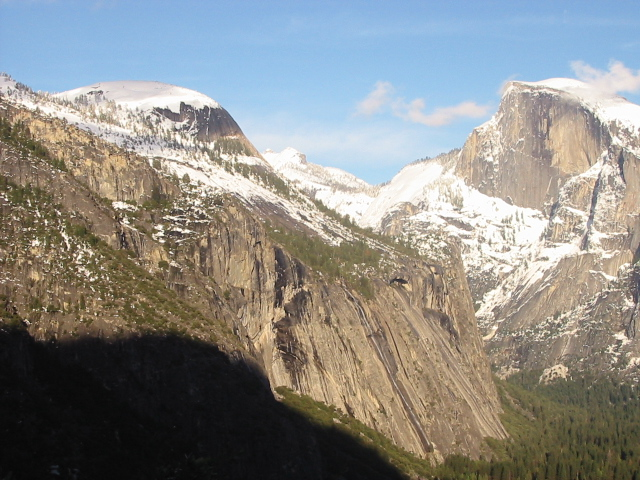
//> input picture hw7/code/input1.jpg, 640 x 480 px
$ ./stitching_SIFT_case1   (built with g++ and OpenCV 4, older OpenCV classes emulated)
//> lines starting //> are read from the running program, lines starting //| are printed output that depends on the picture
### hw7/code/stitching.cpp
// stitching.cpp : Defines the entry point for the console application.
//

#include <opencv2/opencv.hpp>
#include <iostream>

using namespace cv;

template <typename T>
Mat cal_affine(vector<double>& ptl_x, vector<double>& ptl_y, vector<double>& ptr_x, vector<double>& ptr_y, int number_of_points);
void implement_stitching(Mat& input1, Mat& input2, vector<double>& ptl_x, vector<double>& ptl_y, vector<double>& ptr_x, vector<double>& ptr_y);
void blend_stitching(const Mat I1, const Mat I2, Mat& I_f, int diff_x, int diff_y, float alpha);

void implement_stitching(Mat& input1, Mat& input2, vector<double>& ptl_x, vector<double>& ptl_y, vector<double>& ptr_x, vector<double>& ptr_y) {
	Mat I1, I2;

	// Read each image
	I1 = input1;
	I2 = input2;

	I1.convertTo(I1, CV_32FC3, 1.0 / 255);
	I2.convertTo(I2, CV_32FC3, 1.0 / 255);


	// height(row), width(col) of each image
	const float I1_row = I1.rows;
	const float I1_col = I1.cols;
	const float I2_row = I2.rows;
	const float I2_col = I2.cols;

	int num_points = ptl_y.size();

	// calculate affine Matrix A12, A21
	Mat A12 = cal_affine<float>(ptl_x, ptl_y, ptr_x, ptr_y, num_points);
	Mat A21 = cal_affine<float>(ptr_x, ptr_y, ptl_x, ptl_y, num_points);

	// compute corners (p1, p2, p3, p4)
	// p1: (0,0)
	// p2: (row, 0)
	// p3: (row, col)
	// p4: (0, col)
	Point2f p1(A21.at<float>(0) * 0 + A21.at<float>(1) * 0 + A21.at<float>(2),
		A21.at<float>(3) * 0 + A21.at<float>(4) * 0 + A21.at<float>(5));

	Point2f p2(A21.at<float>(0) * 0 + A21.at<float>(1) * I2_row + A21.at<float>(2),
		A21.at<float>(3) * 0 + A21.at<float>(4) * I2_row + A21.at<float>(5));

	Point2f p3(A21.at<float>(0) * I2_col + A21.at<float>(1) * I2_row + A21.at<float>(2),
		A21.at<float>(3) * I2_col + A21.at<float>(4) * I2_row + A21.at<float>(5));

	Point2f p4(A21.at<float>(0) * I2_col + A21.at<float>(1) * 0 + A21.at<float>(2),
		A21.at<float>(3) * I2_col + A21.at<float>(4) * 0 + A21.at<float>(5));

	// compute boundary for merged image(I_f)
	// bound_u <= 0
	// bound_b >= I1_row-1
	// bound_l <= 0
	// bound_b >= I1_col-1
	int bound_u = (int)round(min(0.0f, min(p1.y, p4.y)));
	int bound_b = (int)round(max(I1_row - 1, max(p2.y, p3.y)));
	int bound_l = (int)round(min(0.0f, min(p1.x, p2.x)));
	int bound_r = (int)round(max(I1_col - 1, max(p3.x, p4.x)));

	// initialize merged image
	Mat I_f(bound_b - bound_u + 1, bound_r - bound_l + 1, CV_32FC3, Scalar(0));

	// inverse warping with bilinear interplolation
	for (int i = bound_u; i <= bound_b; i++) {
		for (int j = bound_l; j <= bound_r; j++) {
			float x = A12.at<float>(0) * j + A12.at<float>(1) * i + A12.at<float>(2) - bound_l;
			float y = A12.at<float>(3) * j + A12.at<float>(4) * i + A12.at<float>(5) - bound_u;

			float y1 = floor(y);
			float y2 = ceil(y);
			float x1 = floor(x);
			float x2 = ceil(x);

			float mu = y - y1;
			float lambda = x - x1;

			if (x1 >= 0 && x2 < I2_col && y1 >= 0 && y2 < I2_row)
				I_f.at<Vec3f>(i - bound_u, j - bound_l) = lambda * (mu * I2.at<Vec3f>(y2, x2) + (1 - mu) * I2.at<Vec3f>(y1, x2)) +
				(1 - lambda) * (mu * I2.at<Vec3f>(y2, x1) + (1 - mu) * I2.at<Vec3f>(y1, x1));
		}
	}

	// image stitching with blend
	blend_stitching(I1, I2, I_f, bound_l, bound_u, 0.5);

	namedWindow("Left Image");
	imshow("Left Image", I1);

	namedWindow("Right Image");
	imshow("Right Image", I2);

	namedWindow("result");
	imshow("result", I_f);

	I_f.convertTo(I_f, CV_8UC3, 255.0);
	imwrite("result.png", I_f);

	waitKey(0);
}

template <typename T>
Mat cal_affine(vector<double>& ptl_x, vector<double>& ptl_y, vector<double>& ptr_x, vector<double>& ptr_y, int number_of_points) {

	Mat M(2 * number_of_points, 6, CV_32F, Scalar(0));
	Mat b(2 * number_of_points, 1, CV_32F);

	Mat M_trans, temp, affineM;

	// initialize matrix
	for (int i = 0; i < number_of_points; i++) {
		M.at<T>(2 * i, 0) = ptl_x[i];
		M.at<T>(2 * i, 1) = ptl_y[i];
		M.at<T>(2 * i, 2) = 1;
		M.at<T>(2 * i + 1, 3) = ptl_x[i];
		M.at<T>(2 * i + 1, 4) = ptl_y[i];
		M.at<T>(2 * i + 1, 5) = 1;
		b.at<T>(2 * i) = ptr_x[i];
		b.at<T>(2 * i + 1) = ptr_y[i];
	}

	/*
	// (M^T * M)^(−1) * M^T * b ( * : Matrix multiplication)
	transpose(M, M_trans);
	invert(M_trans * M, temp);
	affineM = temp * M_trans * b;
	affineM = affineM.reshape(1, 2);
	*/
	// values of M_trans
	M_trans = M.t();

	//compute to get the values of affineM
	temp = (M_trans * M).inv() * M_trans * b;
	affineM = temp.reshape(1, 2);

	return affineM;
}

void blend_stitching(const Mat I1, const Mat I2, Mat& I_f, int bound_l, int bound_u, float alpha) {

	int col = I_f.cols;
	int row = I_f.rows;

	// I2 is already in I_f by inverse warping
	for (int i = 0; i < I1.rows; i++) {
		for (int j = 0; j < I1.cols; j++) {
			bool cond_I2 = I_f.at<Vec3f>(i - bound_u, j - bound_l) != Vec3f(0, 0, 0) ? true : false;

			if (cond_I2)
				I_f.at<Vec3f>(i - bound_u, j - bound_l) = alpha * I1.at<Vec3f>(i, j) + (1 - alpha) * I_f.at<Vec3f>(i - bound_u, j - bound_l);
			else
				I_f.at<Vec3f>(i - bound_u, j - bound_l) = I1.at<Vec3f>(i, j);

		}
	}
}

### hw7/code/SIFT.cpp
#include <opencv2/opencv.hpp>
#include <opencv2/nonfree/nonfree.hpp>
#include <iostream>
#include <vector>
#include <cmath>
#include <stdio.h>
#include <stdlib.h>

#define RATIO_THR 0.4

using namespace std;
using namespace cv;

typedef struct value {
	int neighbor = -1;
	int neighbor_2nd = -1;
}values;

double euclidDistance(Mat& vec1, Mat& vec2);
values nearestNeighbor(Mat& vec, vector<KeyPoint>& keypoints, Mat& descriptors);
void findPairs(vector<KeyPoint>& keypoints1, Mat& descriptors1,
	vector<KeyPoint>& keypoints2, Mat& descriptors2,
	vector<Point2f>& srcPoints, vector<Point2f>& dstPoints, bool crossCheck, bool ratio_threshold);

typedef struct matched_points{

	vector<Point2f> srcPoints;
	vector<Point2f> dstPoints;

}matched_points;


matched_points SIFT_mine(Mat& I1, Mat& I2, bool standard=true){

	Mat input1 = I1;
	Mat input2 = I2;
	Mat input1_gray, input2_gray;

	if (!input1.data || !input2.data)
	{
		std::cout << "Could not open" << std::endl;
		exit(1);
	}

	//resize(input1, input1, Size(input1.cols / 2, input1.rows / 2));
	//resize(input2, input2, Size(input2.cols / 2, input2.rows / 2));

	cvtColor(input1, input1_gray, CV_BGR2GRAY);
	cvtColor(input2, input2_gray, CV_BGR2GRAY);

	FeatureDetector* detector = new SiftFeatureDetector(
		0,		// nFeatures
		4,		// nOctaveLayers
		0.04,	// contrastThreshold
		10,		// edgeThreshold
		1.6		// sigma
	);

	DescriptorExtractor* extractor = new SiftDescriptorExtractor();

	// Create a image for displaying mathing keypoints
	Size size = input2.size();
	Size sz = Size(size.width + input1_gray.size().width, max(size.height, input1_gray.size().height));

	Mat matchingImage = Mat::zeros(sz, CV_8UC3);

	input1.copyTo(matchingImage(Rect(size.width, 0, input1_gray.size().width, input1_gray.size().height)));
	input2.copyTo(matchingImage(Rect(0, 0, size.width, size.height)));

	// Compute keypoints and descriptor from the source image in advance
	vector<KeyPoint> keypoints1;
	Mat descriptors1;

	detector->detect(input1_gray, keypoints1);
	extractor->compute(input1_gray, keypoints1, descriptors1);
	printf("input1 : %d keypoints are found.\n", (int)keypoints1.size());

	vector<KeyPoint> keypoints2;
	Mat descriptors2;

	// Detect keypoints
	detector->detect(input2_gray, keypoints2);
	extractor->compute(input2_gray, keypoints2, descriptors2);

	printf("input2 : %zd keypoints are found.\n", keypoints2.size());


	// Find nearest neighbor pairs
	matched_points pt;
	bool crossCheck = true;
	bool ratio_threshold = true;
	if (standard == true){
		findPairs(keypoints1, descriptors1, keypoints2, descriptors2, pt.srcPoints, pt.dstPoints, crossCheck, ratio_threshold);
	}
	else {
		findPairs(keypoints2, descriptors2, keypoints1, descriptors1, pt.srcPoints, pt.dstPoints, crossCheck, ratio_threshold);
	}

	printf("%zd keypoints are matched.\n", pt.srcPoints.size());

	return pt;
}

/**
* Calculate euclid distance
*/
double euclidDistance(Mat& vec1, Mat& vec2) {
	double sum = 0.0;
	int dim = vec1.cols;
	for (int i = 0; i < dim; i++) {
		sum += (vec1.at<float>(0, i) - vec2.at<float>(0, i)) * (vec1.at<float>(0, i) - vec2.at<float>(0, i));
	}

	return sqrt(sum);
}

/**
* Find the index of nearest neighbor point from keypoints.
*/
values nearestNeighbor(Mat& vec, vector<KeyPoint>& keypoints, Mat& descriptors) {
	values p;
	p.neighbor = -1;
	p.neighbor_2nd = -1;
	double minDist = 1e6;
	double min_dist1;
	double min_dist2;

	for (int i = 0; i < descriptors.rows; i++) {
		Mat v = descriptors.row(i);		// each row of descriptor

		min_dist1 = euclidDistance(vec, v);
		if (min_dist1 <= minDist) {
			min_dist2 = minDist;
			minDist = min_dist1;

			p.neighbor_2nd = p.neighbor;
			p.neighbor = i;
		}
	}
	return p;
}

/**
* Find pairs of points with the smallest distace between them
*/
void findPairs(vector<KeyPoint>& keypoints1, Mat& descriptors1,
	vector<KeyPoint>& keypoints2, Mat& descriptors2,
	vector<Point2f>& srcPoints, vector<Point2f>& dstPoints, bool crossCheck, bool ratio_threshold) {
	for (int i = 0; i < descriptors1.rows; i++) {
		KeyPoint pt1 = keypoints1[i];
		Mat desc1 = descriptors1.row(i);
		values neigh;
		if (i % 100 == 0)std::cout << i << " / " << descriptors1.rows << " finished...\n";
		neigh = nearestNeighbor(desc1, keypoints2, descriptors2);
		int nn = neigh.neighbor;

		// Refine matching points using ratio_based thresholding
		if (ratio_threshold) {
			if ( neigh.neighbor < 0 || neigh.neighbor_2nd < 0) continue;

			float Tr = 0.15;
			int nn_2nd = neigh.neighbor_2nd;

			Mat v1 = descriptors2.row(nn);
			Mat v2 = descriptors2.row(nn_2nd);
			if (euclidDistance(desc1, v1) / euclidDistance(desc1, v2) >= Tr) {	// if the ratio is high (when interval is low)
				continue;
			}
		}

		// Refine matching points using cross-checking
		if (crossCheck) {
			values neigh2;
			Mat desc2 = descriptors2.row(nn);
			int nn2 = nearestNeighbor(desc2, keypoints1, descriptors1).neighbor;
			if (i == nn2) {
				KeyPoint pt2 = keypoints2[nn];
				srcPoints.push_back(pt1.pt);
				dstPoints.push_back(pt2.pt);
			}
			continue;
		}

		KeyPoint pt2 = keypoints2[nn];
		srcPoints.push_back(pt1.pt);
		dstPoints.push_back(pt2.pt);
	}
}

### hw7/code/stitching+SIFT_case1.cpp
#include "SIFT.cpp"
#include "stitching.cpp"
#include <iostream>

int main() {
	// 이미지 불러들이기
	Mat input1 = imread("input1.jpg", CV_LOAD_IMAGE_COLOR);
//> input1 is the input picture: 480 rows x 640 cols, CV_8UC3; mean B, G, R 135.4, 139.3, 139.5
	Mat input2 = imread("input2.jpg", CV_LOAD_IMAGE_COLOR);
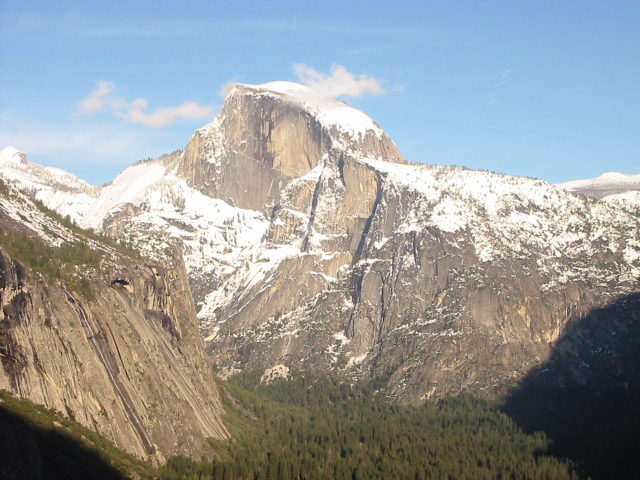
//> input picture hw7/code/input2.jpg, 640 x 480 px
//> input2 is the input picture: 480 rows x 640 cols, CV_8UC3; mean B, G, R 155.6, 155.5, 151.7
	Mat input1_gray, input2_gray;

	if (!input1.data || !input2.data)
	{
		std::cout << "Could not open" << std::endl;
		return -1;
	}

	//SIFT로 keypoint들 찾기 p.srcPoints와 p.dstPoints에 저장된다.
		// 이때, standard = true일 경우는 SIFT의 NN을 할 때, I1 -> I2를 한 것
		// standard = false: SIFT의 NN을 할 때, I2 -> I1을 한것
	bool standard =false;
	matched_points p = SIFT_mine(input1, input2, standard);
//> in SIFT_mine, `cvtColor(input1, input1_gray, CV_BGR2GRAY);`:
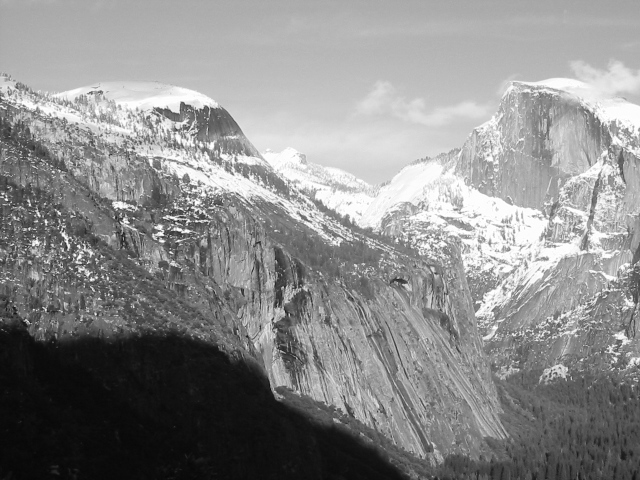
//> input1_gray: 480 rows x 640 cols, CV_8UC1; min 6, max 255, mean 138.9
//> in SIFT_mine, `cvtColor(input2, input2_gray, CV_BGR2GRAY);`:
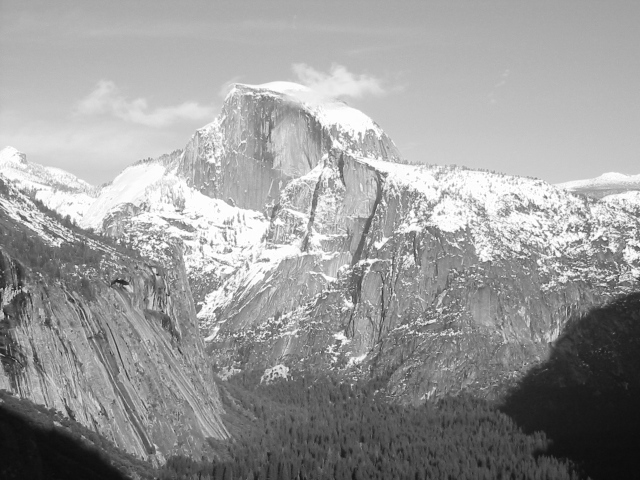
//> input2_gray: 480 rows x 640 cols, CV_8UC1; min 11, max 255, mean 154.4
//> in SIFT_mine, `input1.copyTo(matchingImage(Rect(size.width, 0, input1_gray.size().wid..`:
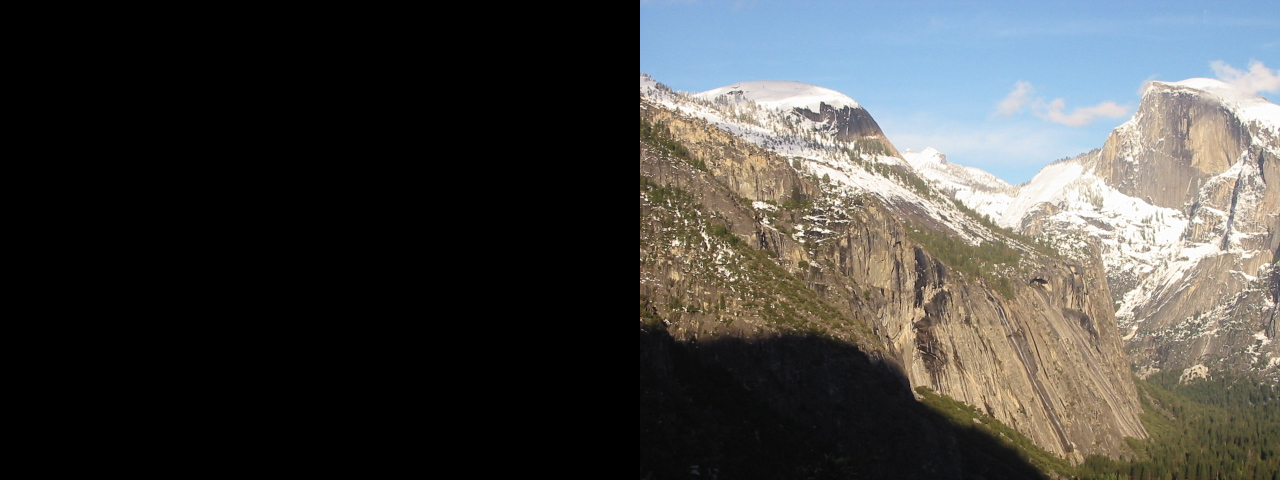
//> matchingImage: 480 rows x 1280 cols, CV_8UC3; mean B, G, R 67.7, 69.6, 69.8
//> in SIFT_mine, `input2.copyTo(matchingImage(Rect(0, 0, size.width, size.height)));`:
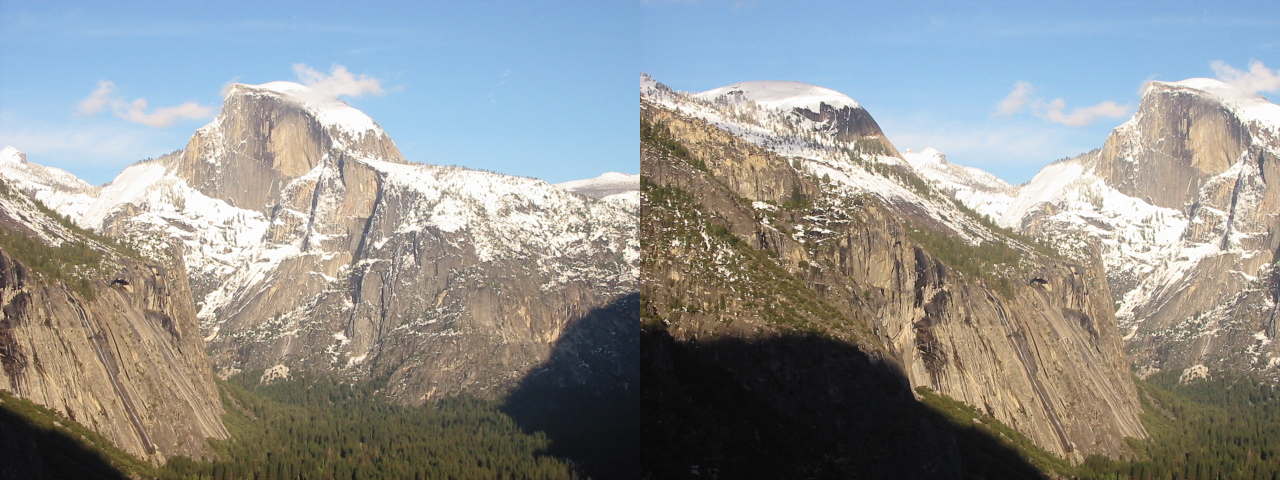
//> matchingImage: 480 rows x 1280 cols, CV_8UC3; mean B, G, R 145.5, 147.4, 145.6
//> in SIFT_mine, `detector->detect(input1_gray, keypoints1);`: keypoints1 = 2948 keypoints; strongest (x, y, size): (6, 199, 1.9), (78, 246, 2.1), (74, 255, 2), (46, 222, 2.3)
//| input1 : 2948 keypoints are found.
//> in SIFT_mine, `detector->detect(input2_gray, keypoints2);`: keypoints2 = 2790 keypoints; strongest (x, y, size): (604, 239, 2.3), (545, 197, 2.3), (573, 230, 1.9), (118, 241, 2.3)
//| input2 : 2790 keypoints are found.
//> the loop in findPairs, `for (int i = 0; i < descriptors1.rows; i++)` made 2790 passes
//> (pt1, nn, nn_2nd) on passes 1 to 6: (keypoint at (2.6, 351.1), size 3.3, 2095, 321), (keypoint at (2.6, 351.1), size 3.3, 2820, 2502), (keypoint at (3.1, 387.6), size 1.9, 1343, 1210), (keypoint at (3.5, 192.4), size 2.4, 1344, 323), (keypoint at (3.7, 390.2), size 2.3, 2096, 995), (keypoint at (4, 362.8), size 3.1, 1345, 1198)
//> after the loop in findPairs, `for (int i = 0; i < descriptors1.rows; i++)`: srcPoints = 248 Points (x, y), first 12: [7.91, 199], [8.44, 327.1], [14.43, 181.4], [17.56, 204.2], [17.73, 395.4], [18.17, 218.5], [18.17, 218.5], [18.6, 181.5], [20.56, 200.5], [21.64, 212], [23.75, 166], [24.85, 290.1]; dstPoints = 248 Points (x, y), first 12: [288.4, 199.2], [289.4, 324.8], [294.6, 181.7], [297.9, 204.1], [298.1, 392], [298.5, 218.2], [298.5, 218.2], [298.7, 181.8], [300.8, 200.5], [301.9, 211.9], [303.5, 166.4], [305.2, 288.6]
//> in SIFT_mine, `findPairs(keypoints2, descriptors2, keypoints1, descriptors1, pt.srcPo..`: pt.srcPoints has the same summary as srcPoints in findPairs; pt.dstPoints has the same summary as dstPoints in findPairs
//| 248 keypoints are matched.

	vector<double> ptl_x;
	vector<double> ptl_y;
	vector<double> ptr_x;
	vector<double> ptr_y;

	//stitching하기 위해 왼쪽이미지와 오른쪽이미지의 각각의 x,y좌표에 대한 값을 모두 분리시켜 vector에 저장
	if(standard == true){
		for (int i = 0; i < p.srcPoints.size(); i++) {
			ptl_x.push_back(p.srcPoints[i].x);
			ptl_y.push_back(p.srcPoints[i].y);
			ptr_x.push_back(p.dstPoints[i].x);
			ptr_y.push_back(p.dstPoints[i].y);
		}
	}
	else if (standard == false) {
		for (int i = 0; i < p.srcPoints.size(); i++) {
			ptl_x.push_back(p.dstPoints[i].x);
			ptl_y.push_back(p.dstPoints[i].y);
			ptr_x.push_back(p.srcPoints[i].x);
			ptr_y.push_back(p.srcPoints[i].y);
		}
//> after the loop, ptl_x = 248 values, max 626.7 at index 247, min 288.5 at index 0, mean 458.2; ptl_y = 248 values, max 462.9 at index 118, min 86.81 at index 181, mean 267; ptr_x = 248 values from 7.91 to 345.9; ptr_y = 248 values, max 464.2 at index 118, min 89.57 at index 181, mean 268.4
	}


	implement_stitching(input1, input2, ptl_x, ptl_y, ptr_x, ptr_y);
//> in implement_stitching, `int num_points = ptl_y.size();`: num_points = 248
//> in cal_affine, `Mat M(2 * number_of_points, 6, CV_32F, Scalar(0));`: M = 496 rows, first 6: [0, 0, 0, 0, 0, 0], [0, 0, 0, 0, 0, 0], [0, 0, 0, 0, 0, 0], [0, 0, 0, 0, 0, 0], [0, 0, 0, 0, 0, 0], [0, 0, 0, 0, 0, 0]
//> in cal_affine, `Mat b(2 * number_of_points, 1, CV_32F);`: b = 496 values from 0 to 0
//> after the loop in cal_affine, `for (int i = 0; i < number_of_points; i++)`: M = 496 rows, first 6: [288.5, 199.2, 1, 0, 0, 0], [0, 0, 0, 288.5, 199.2, 1], [289.4, 324.8, 1, 0, 0, 0], [0, 0, 0, 289.4, 324.8, 1], [294.6, 181.7, 1, 0, 0, 0], [0, 0, 0, 294.6, 181.7, 1]; b = 496 values, max 464.2 at index 237, min 7.91 at index 0, mean 223.8
//> in cal_affine, `temp = (M_trans * M).inv() * M_trans * b;`: temp = [1, -0.000549, -279.2, 0.00126, 1, 0.394]
//> in cal_affine, `affineM = temp.reshape(1, 2);`: affineM = [[1, -0.000549, -279.2], [0.00126, 1, 0.394]]
//> in cal_affine (call 2), `Mat M(2 * number_of_points, 6, CV_32F, Scalar(0));`: M = 496 rows, first 6: [0, 0, 0, 0, 0, 0], [0, 0, 0, 0, 0, 0], [0, 0, 0, 0, 0, 0], [0, 0, 0, 0, 0, 0], [0, 0, 0, 0, 0, 0], [0, 0, 0, 0, 0, 0]
//> after the loop in cal_affine (call 2), `for (int i = 0; i < number_of_points; i++)`: M = 496 rows, first 6: [7.91, 199, 1, 0, 0, 0], [0, 0, 0, 7.91, 199, 1], [8.44, 327.1, 1, 0, 0, 0], [0, 0, 0, 8.44, 327.1, 1], [14.43, 181.4, 1, 0, 0, 0], [0, 0, 0, 14.43, 181.4, 1]; b = 496 values, max 626.7 at index 494, min 86.81 at index 363, mean 362.6
//> in implement_stitching, `Mat A21 = cal_affine<float>(ptr_x, ptr_y, ptl_x, ptl_y, num_points);`: A21 = [[0.999, 0.000528, 278.9], [-0.00128, 0.998, -0.714]]
//> in implement_stitching, `Point2f p1(A21.at<float>(0) * 0 + A21.at<float>(1) * 0 + A21.at<float>..`: p1 = Point(278.9, -0.714)
//> in implement_stitching, `Point2f p2(A21.at<float>(0) * 0 + A21.at<float>(1) * I2_row + A21.at<f..`: p2 = Point(279.2, 478.5)
//> in implement_stitching, `Point2f p3(A21.at<float>(0) * I2_col + A21.at<float>(1) * I2_row + A21..`: p3 = Point(918.5, 477.7)
//> in implement_stitching, `Point2f p4(A21.at<float>(0) * I2_col + A21.at<float>(1) * 0 + A21.at<f..`: p4 = Point(918.3, -1.53)
//> in implement_stitching, `int bound_u = (int)round(min(0.0f, min(p1.y, p4.y)));`: bound_u = -2
//> in implement_stitching, `int bound_b = (int)round(max(I1_row - 1, max(p2.y, p3.y)));`: bound_b = 479
//> in implement_stitching, `int bound_l = (int)round(min(0.0f, min(p1.x, p2.x)));`: bound_l = 0
//> in implement_stitching, `int bound_r = (int)round(max(I1_col - 1, max(p3.x, p4.x)));`: bound_r = 919
//> in implement_stitching, `Mat I_f(bound_b - bound_u + 1, bound_r - bound_l + 1, CV_32FC3, Scalar..`: I_f: 482 rows x 920 cols, CV_32FC3; every value is 0
//> after the loop in implement_stitching, `for (int i = bound_u; i <= bound_b; i++)`:
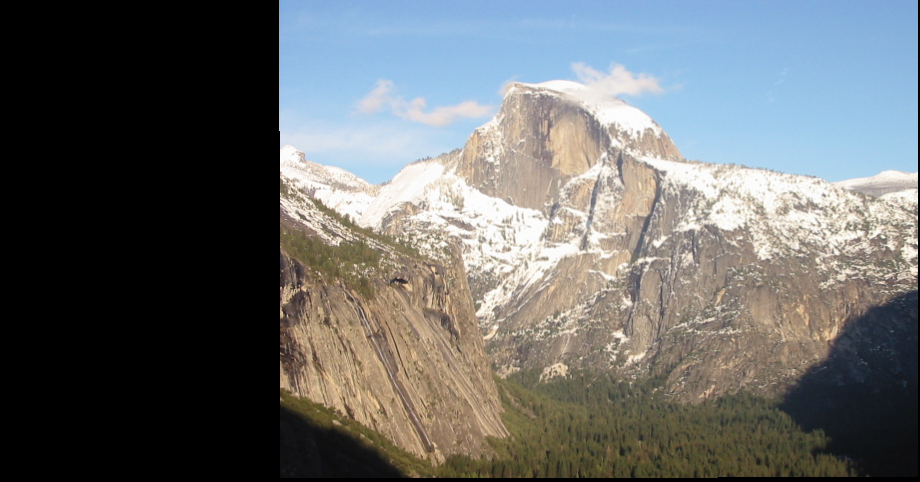
//> I_f: 482 rows x 920 cols, CV_32FC3; mean B, G, R 0.42, 0.42, 0.41
//> after the loop in blend_stitching, `for (int i = 0; i < I1.rows; i++)`:
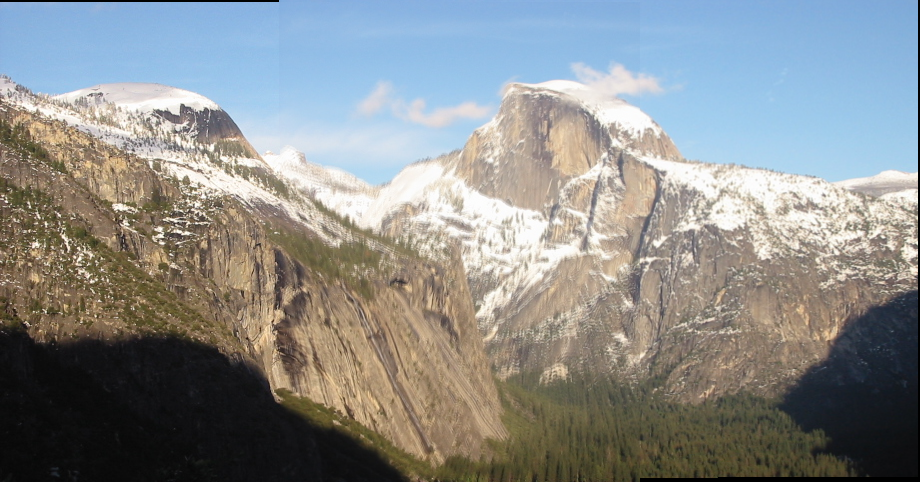
//> I_f: 482 rows x 920 cols, CV_32FC3; mean B, G, R 0.55, 0.553, 0.542


	return 0;

}
